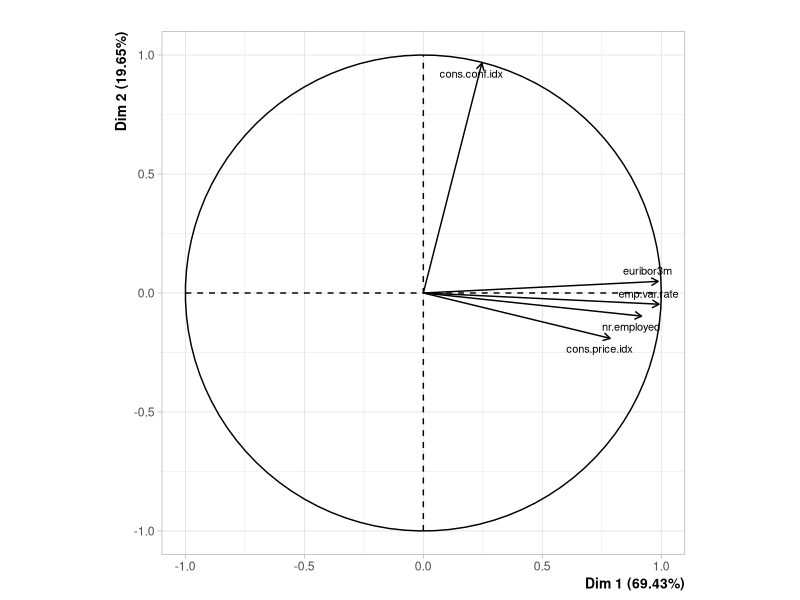
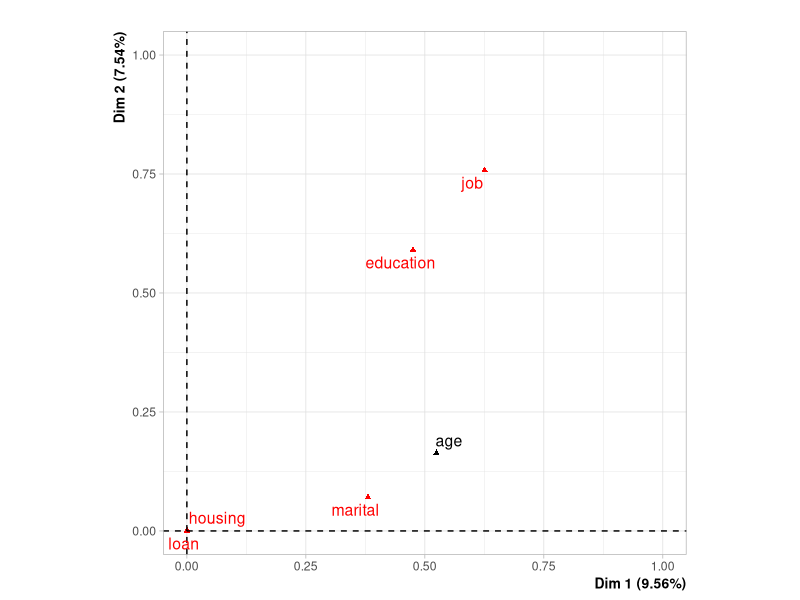
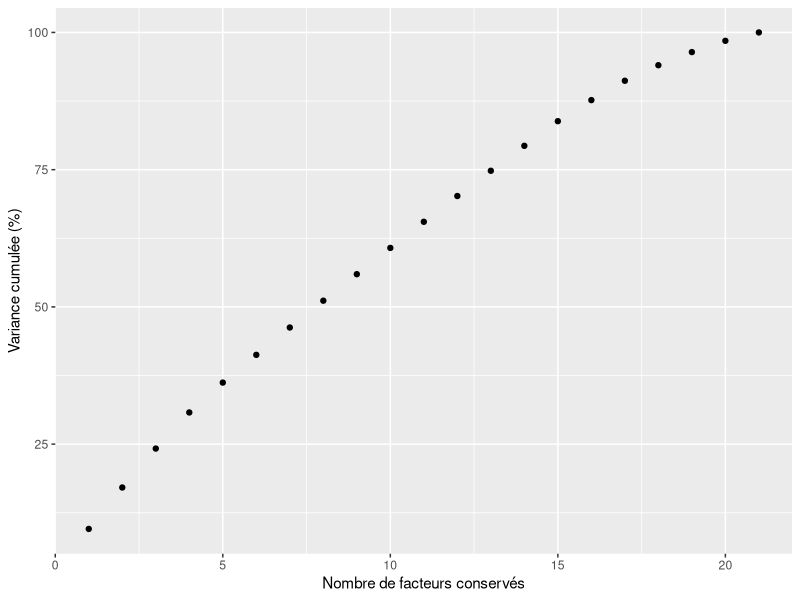
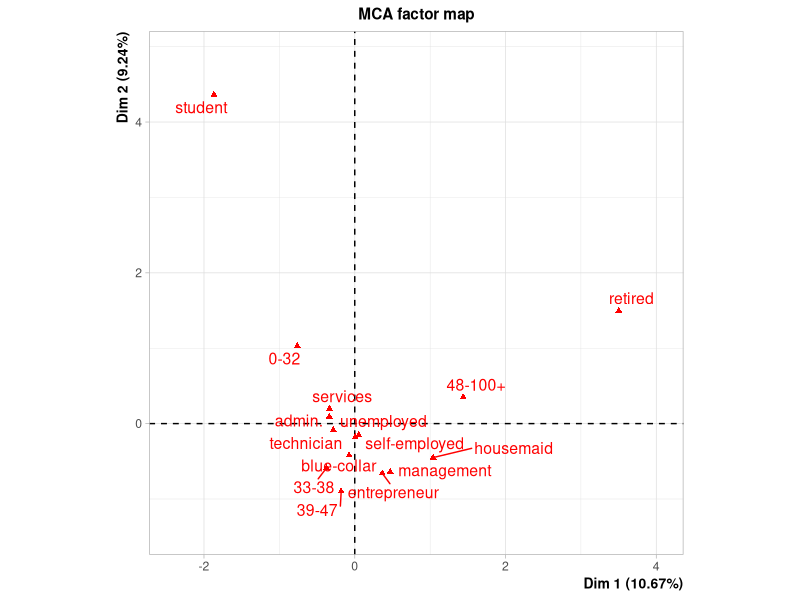
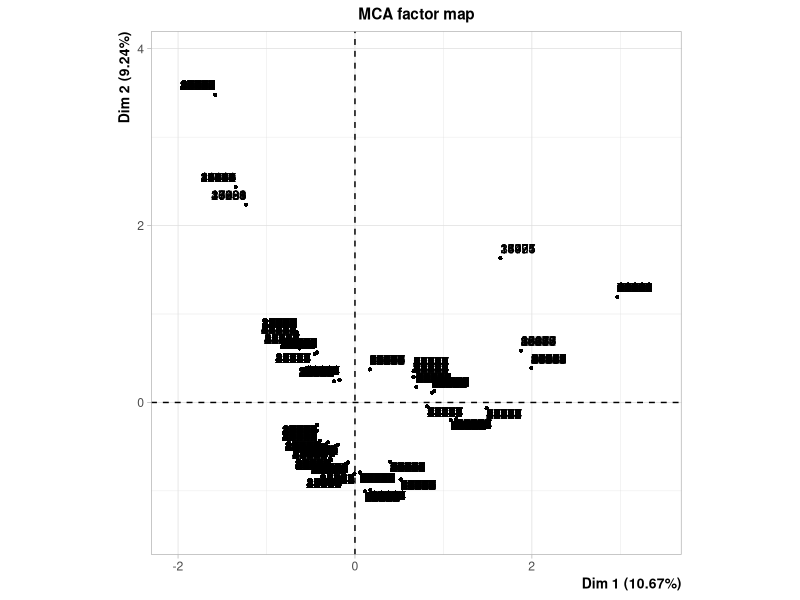
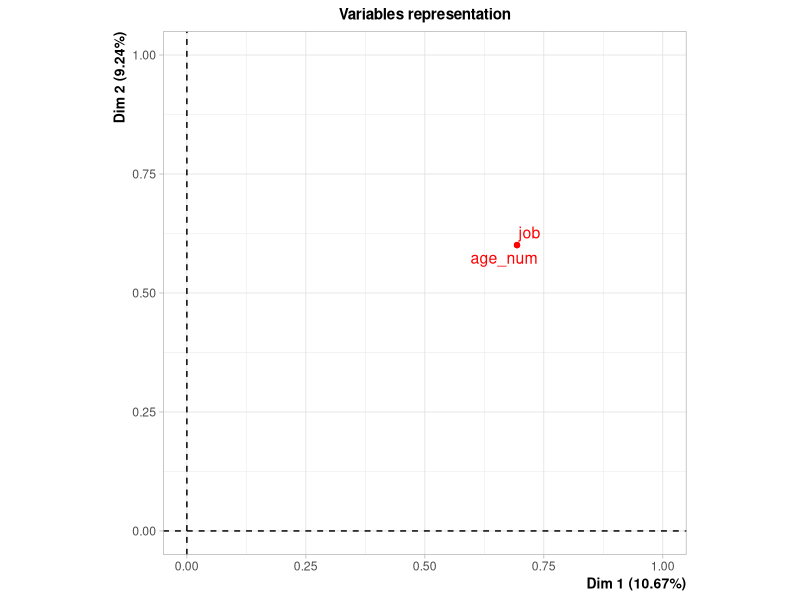
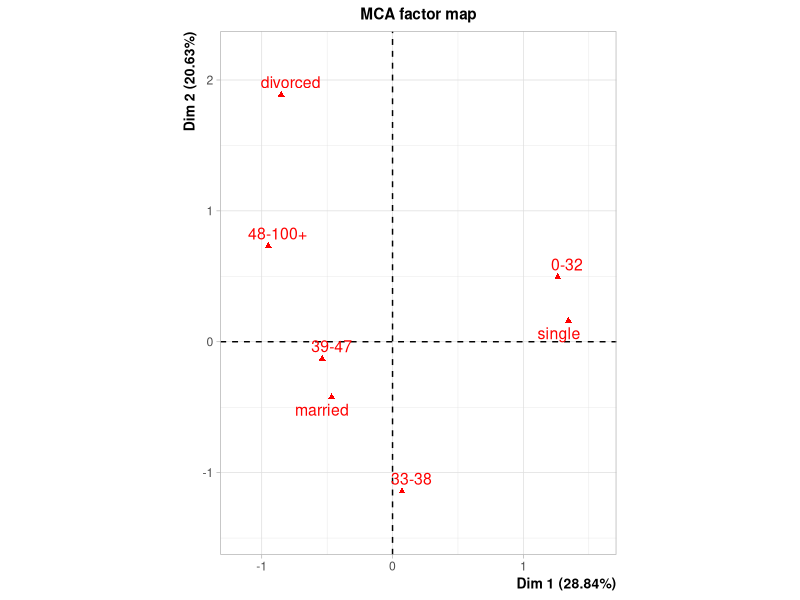
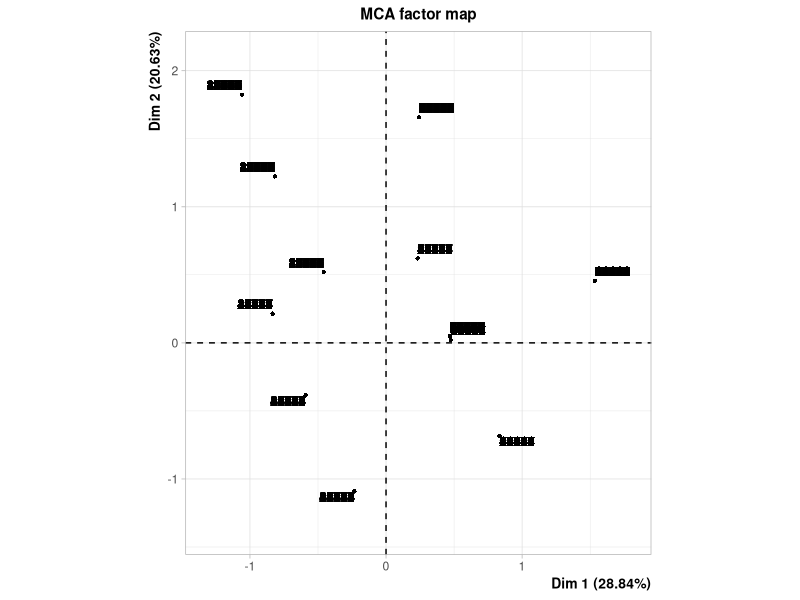

These figures' R source, in order: (Note: this script raises an error after producing the figures.)
## ---- chunk 1
library(ggplot2)
library(FactoMineR)

set.seed(42)

# Load data
df <- read.csv("bank_additional_clean.csv", na=c(""))

## ---- chunk 2
# Select only usefull columns
column_pca <- c("emp.var.rate", "cons.price.idx", "cons.conf.idx", "euribor3m", "nr.employed")
df_pca <- df[column_pca]

# Do the PCA
ndim_pca <- ncol(df_pca)
res_pca <- PCA(df_pca, ncp = ndim_pca, scale.unit = TRUE, graph = FALSE)
plot.PCA(res_pca, choix="var", title = "", cex=0.7, autoLab="yes")
# ggsave("pca.jpeg", device = "jpeg", dpi = 500)
## ---- chunk 3
# Select only usefull columns
column_famd <- c("age", "job", "marital", "education", "housing", "loan")
df_famd <- df[column_famd]
df_famd <- na.omit(df_famd)

# Do the FAMD
ndim_famd <- 100
res_famd <- FAMD(df_famd, ncp = ndim_famd, graph = FALSE)
plot.FAMD(res_famd, choix="var", title = "")
# ggsave("famd_var.jpeg", device = "jpeg", dpi = 500)

# Plot cumulative variance
eigen <- as.data.frame(res_famd$eig)
rownames(eigen) <- NULL
colnames(eigen) <- c("eigenvalue",  "percentage_of_variance", "cumulative_percentage_of_variance")
eigen["number"] <- as.integer(rownames(eigen))

ggplot(data = eigen) +
  geom_point(aes(x = number, y = cumulative_percentage_of_variance)) +
  xlab('Nombre de facteurs conservés') +
  ylab('Variance cumulée (%)')
# ggsave("famd_cumul.jpeg", device = "jpeg", dpi = 500)
## ---- chunk 4
# Select only usefull columns
column_mca <- c("age_num", "job", "marital", "education", "housing", "loan")
ndim_mca <- 2


# Change age into number
list_quant <- quantile(df[,"age"], probs = c(0.25, 0.5, 0.75))
print(list_quant)

age_num <- matrix(-1, nrow = nrow(df), ncol = 1)
for (i in 1:nrow(df)){
  value_age <- df[i,"age"]
  if (value_age <= list_quant["25%"]){
    age_num[i] <- "0-32"
  }
  else if(value_age <= list_quant["50%"]){
    age_num[i] <- "33-38"
  }
  else if (value_age <= list_quant["75%"]){
    age_num[i] <- "39-47"
  } else {
    age_num[i] <- "48-100+"
  }
}

df$age_num <- age_num


# Do the multiple MCA
for (col1 in column_mca){
  pos1 <- match(col1, column_mca)
  for (col2 in column_mca){
    pos2 <- match(col2, column_mca)
    if (pos1 >= pos2){
      next
    }
    # Isolate columns
    cat(col1, col2, "\n")
    col_compare <- c(col1, col2)
    df_famd <- df[col_compare]
    df_famd <- na.omit(df_famd)

    # Do the MCA
    res.famd <- MCA(df_famd, ncp = ndim_mca, graph = TRUE)
  }
}
